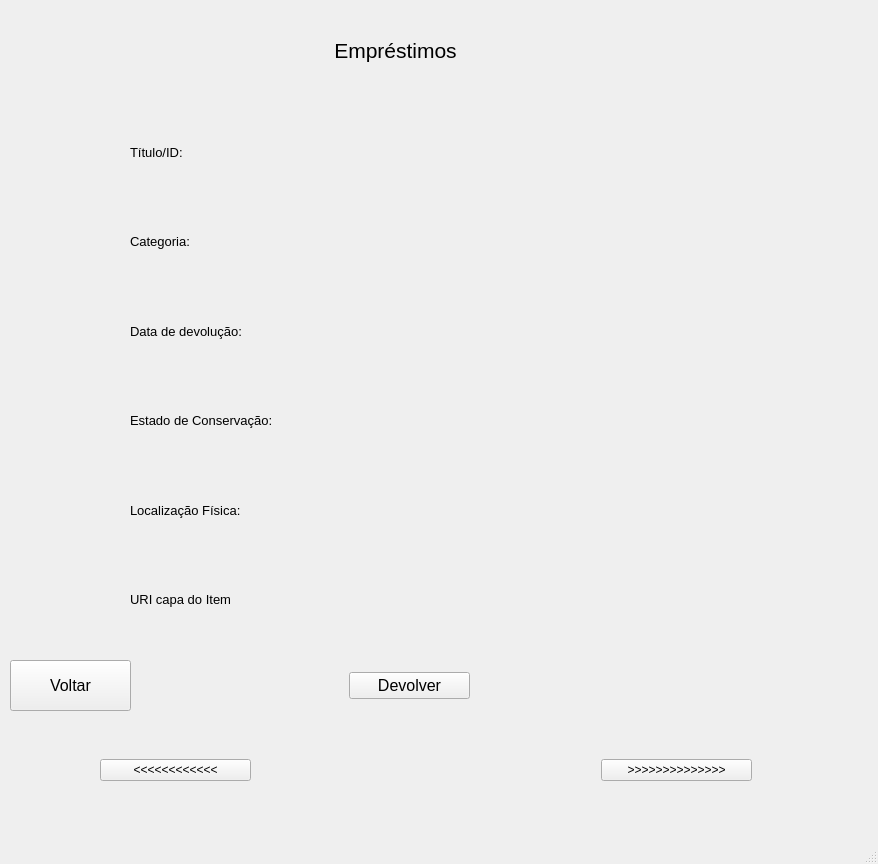
<?xml version="1.0" encoding="UTF-8"?>
<ui version="4.0">
 <class>MainWindow</class>
 <widget class="QMainWindow" name="MainWindow">
  <property name="geometry">
   <rect>
    <x>0</x>
    <y>0</y>
    <width>878</width>
    <height>864</height>
   </rect>
  </property>
  <property name="windowTitle">
   <string>MainWindow</string>
  </property>
  <widget class="QWidget" name="centralwidget">
   <widget class="QWidget" name="verticalLayoutWidget_2">
    <property name="geometry">
     <rect>
      <x>130</x>
      <y>110</y>
      <width>281</width>
      <height>531</height>
     </rect>
    </property>
    <layout class="QVBoxLayout" name="verticalLayout_2">
     <item>
      <widget class="QLabel" name="Titulo">
       <property name="font">
        <font>
         <pointsize>10</pointsize>
        </font>
       </property>
       <property name="text">
        <string>Título/ID:</string>
       </property>
      </widget>
     </item>
     <item>
      <widget class="QLabel" name="Categoria">
       <property name="font">
        <font>
         <pointsize>10</pointsize>
        </font>
       </property>
       <property name="text">
        <string>Categoria:</string>
       </property>
      </widget>
     </item>
     <item>
      <widget class="QLabel" name="Data">
       <property name="font">
        <font>
         <pointsize>10</pointsize>
        </font>
       </property>
       <property name="text">
        <string>Data de devolução:</string>
       </property>
      </widget>
     </item>
     <item>
      <widget class="QLabel" name="Estado">
       <property name="font">
        <font>
         <pointsize>10</pointsize>
        </font>
       </property>
       <property name="text">
        <string>Estado de Conservação:</string>
       </property>
      </widget>
     </item>
     <item>
      <widget class="QLabel" name="Localizacao">
       <property name="font">
        <font>
         <pointsize>10</pointsize>
        </font>
       </property>
       <property name="text">
        <string>Localização Física:</string>
       </property>
      </widget>
     </item>
     <item>
      <widget class="QLabel" name="label_3">
       <property name="font">
        <font>
         <pointsize>10</pointsize>
        </font>
       </property>
       <property name="text">
        <string>URI capa do Item</string>
       </property>
      </widget>
     </item>
    </layout>
   </widget>
   <widget class="QWidget" name="horizontalLayoutWidget">
    <property name="geometry">
     <rect>
      <x>50</x>
      <y>730</y>
      <width>752</width>
      <height>80</height>
     </rect>
    </property>
    <layout class="QHBoxLayout" name="horizontalLayout">
     <property name="spacing">
      <number>350</number>
     </property>
     <property name="leftMargin">
      <number>50</number>
     </property>
     <property name="rightMargin">
      <number>50</number>
     </property>
     <item>
      <widget class="QPushButton" name="RemoveButton">
       <property name="text">
        <string>&lt;&lt;&lt;&lt;&lt;&lt;&lt;&lt;&lt;&lt;&lt;&lt;</string>
       </property>
      </widget>
     </item>
     <item>
      <widget class="QPushButton" name="AvancarButton">
       <property name="text">
        <string>&gt;&gt;&gt;&gt;&gt;&gt;&gt;&gt;&gt;&gt;&gt;&gt;&gt;&gt;</string>
       </property>
      </widget>
     </item>
    </layout>
   </widget>
   <widget class="QWidget" name="verticalLayoutWidget">
    <property name="geometry">
     <rect>
      <x>330</x>
      <y>110</y>
      <width>361</width>
      <height>531</height>
     </rect>
    </property>
    <layout class="QVBoxLayout" name="verticalLayout">
     <item>
      <widget class="QLabel" name="TituloLabel">
       <property name="font">
        <font>
         <pointsize>12</pointsize>
        </font>
       </property>
       <property name="text">
        <string/>
       </property>
      </widget>
     </item>
     <item>
      <widget class="QLabel" name="CategoriaLabel">
       <property name="font">
        <font>
         <pointsize>12</pointsize>
        </font>
       </property>
       <property name="text">
        <string/>
       </property>
      </widget>
     </item>
     <item>
      <widget class="QLabel" name="DataLabel">
       <property name="text">
        <string/>
       </property>
      </widget>
     </item>
     <item>
      <widget class="QLabel" name="EstadoLabel">
       <property name="font">
        <font>
         <pointsize>12</pointsize>
        </font>
       </property>
       <property name="text">
        <string/>
       </property>
      </widget>
     </item>
     <item>
      <widget class="QLabel" name="LocalizacaoLabel">
       <property name="font">
        <font>
         <pointsize>12</pointsize>
        </font>
       </property>
       <property name="text">
        <string/>
       </property>
      </widget>
     </item>
     <item>
      <widget class="QLabel" name="URILabel">
       <property name="font">
        <font>
         <pointsize>12</pointsize>
        </font>
       </property>
       <property name="text">
        <string/>
       </property>
      </widget>
     </item>
    </layout>
   </widget>
   <widget class="QLabel" name="label">
    <property name="geometry">
     <rect>
      <x>320</x>
      <y>10</y>
      <width>151</width>
      <height>81</height>
     </rect>
    </property>
    <property name="font">
     <font>
      <pointsize>16</pointsize>
      <underline>false</underline>
     </font>
    </property>
    <property name="text">
     <string>Empréstimos</string>
    </property>
    <property name="alignment">
     <set>Qt::AlignCenter</set>
    </property>
   </widget>
   <widget class="QWidget" name="horizontalLayoutWidget_2">
    <property name="geometry">
     <rect>
      <x>149</x>
      <y>660</y>
      <width>521</width>
      <height>51</height>
     </rect>
    </property>
    <layout class="QHBoxLayout" name="horizontalLayout_3">
     <property name="leftMargin">
      <number>200</number>
     </property>
     <property name="rightMargin">
      <number>200</number>
     </property>
     <item>
      <widget class="QPushButton" name="pushButton">
       <property name="font">
        <font>
         <pointsize>12</pointsize>
        </font>
       </property>
       <property name="text">
        <string>Devolver</string>
       </property>
      </widget>
     </item>
    </layout>
   </widget>
   <widget class="QPushButton" name="VoltarButton">
    <property name="geometry">
     <rect>
      <x>10</x>
      <y>660</y>
      <width>121</width>
      <height>51</height>
     </rect>
    </property>
    <property name="font">
     <font>
      <pointsize>12</pointsize>
     </font>
    </property>
    <property name="text">
     <string>Voltar</string>
    </property>
   </widget>
  </widget>
  <widget class="QStatusBar" name="statusbar"/>
 </widget>
 <resources/>
 <connections/>
</ui>
